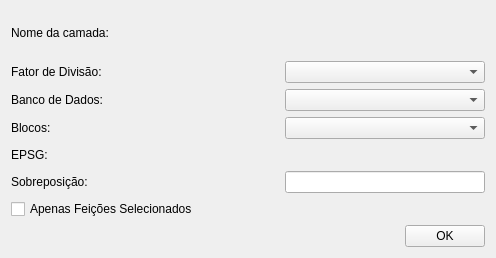
<?xml version="1.0" encoding="UTF-8"?>
<ui version="4.0">
 <class>Form</class>
 <widget class="QWidget" name="Form">
  <property name="geometry">
   <rect>
    <x>0</x>
    <y>0</y>
    <width>496</width>
    <height>258</height>
   </rect>
  </property>
  <property name="windowTitle">
   <string>Form</string>
  </property>
  <layout class="QGridLayout" name="gridLayout">
   <item row="3" column="0">
    <layout class="QHBoxLayout" name="horizontalLayout_5">
     <item>
      <widget class="QLabel" name="label_8">
       <property name="text">
        <string>Blocos:</string>
       </property>
      </widget>
     </item>
     <item>
      <widget class="QComboBox" name="blocksCb">
       <property name="minimumSize">
        <size>
         <width>200</width>
         <height>0</height>
        </size>
       </property>
       <property name="maximumSize">
        <size>
         <width>200</width>
         <height>16777215</height>
        </size>
       </property>
      </widget>
     </item>
    </layout>
   </item>
   <item row="5" column="0">
    <layout class="QHBoxLayout" name="horizontalLayout_3">
     <item>
      <widget class="QLabel" name="label_3">
       <property name="text">
        <string>Sobreposição:</string>
       </property>
      </widget>
     </item>
     <item>
      <widget class="QLineEdit" name="overlapLe">
       <property name="minimumSize">
        <size>
         <width>200</width>
         <height>0</height>
        </size>
       </property>
       <property name="maximumSize">
        <size>
         <width>200</width>
         <height>16777215</height>
        </size>
       </property>
      </widget>
     </item>
    </layout>
   </item>
   <item row="4" column="0">
    <layout class="QHBoxLayout" name="epsgLayout">
     <item>
      <widget class="QLabel" name="label_6">
       <property name="sizePolicy">
        <sizepolicy hsizetype="Preferred" vsizetype="Fixed">
         <horstretch>0</horstretch>
         <verstretch>0</verstretch>
        </sizepolicy>
       </property>
       <property name="minimumSize">
        <size>
         <width>0</width>
         <height>20</height>
        </size>
       </property>
       <property name="maximumSize">
        <size>
         <width>16777215</width>
         <height>20</height>
        </size>
       </property>
       <property name="text">
        <string>EPSG:</string>
       </property>
      </widget>
     </item>
    </layout>
   </item>
   <item row="7" column="0">
    <layout class="QHBoxLayout" name="horizontalLayout_6">
     <item>
      <spacer name="horizontalSpacer">
       <property name="orientation">
        <enum>Qt::Horizontal</enum>
       </property>
       <property name="sizeHint" stdset="0">
        <size>
         <width>219</width>
         <height>20</height>
        </size>
       </property>
      </spacer>
     </item>
     <item>
      <widget class="QPushButton" name="okBtn">
       <property name="text">
        <string>OK</string>
       </property>
      </widget>
     </item>
    </layout>
   </item>
   <item row="0" column="0">
    <layout class="QHBoxLayout" name="mapLayerLayout">
     <item>
      <widget class="QLabel" name="label">
       <property name="text">
        <string>Nome da camada:</string>
       </property>
      </widget>
     </item>
    </layout>
   </item>
   <item row="2" column="0">
    <layout class="QHBoxLayout" name="horizontalLayout">
     <item>
      <widget class="QLabel" name="label_7">
       <property name="text">
        <string>Banco de Dados:</string>
       </property>
      </widget>
     </item>
     <item>
      <widget class="QComboBox" name="databasesCb">
       <property name="minimumSize">
        <size>
         <width>200</width>
         <height>0</height>
        </size>
       </property>
       <property name="maximumSize">
        <size>
         <width>200</width>
         <height>16777215</height>
        </size>
       </property>
      </widget>
     </item>
    </layout>
   </item>
   <item row="1" column="0">
    <layout class="QHBoxLayout" name="horizontalLayout_2">
     <item>
      <widget class="QLabel" name="label_9">
       <property name="text">
        <string>Fator de Divisão:</string>
       </property>
      </widget>
     </item>
     <item>
      <widget class="QComboBox" name="splitFactorsCb">
       <property name="minimumSize">
        <size>
         <width>200</width>
         <height>0</height>
        </size>
       </property>
       <property name="maximumSize">
        <size>
         <width>200</width>
         <height>16777215</height>
        </size>
       </property>
      </widget>
     </item>
    </layout>
   </item>
   <item row="6" column="0">
    <widget class="QCheckBox" name="onlySelectedCkb">
     <property name="text">
      <string>Apenas Feições Selecionados</string>
     </property>
    </widget>
   </item>
  </layout>
 </widget>
 <resources/>
 <connections/>
</ui>
